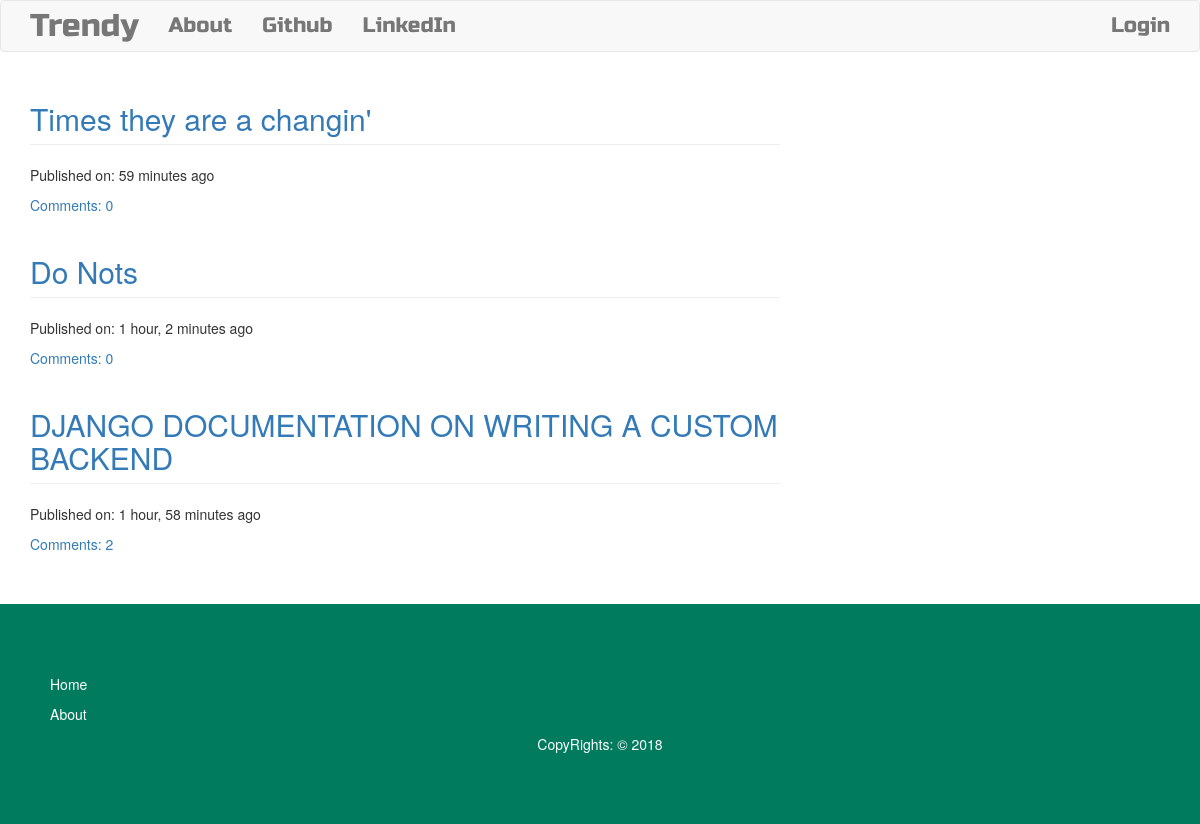
The page / on the database its author committed.
### blog/models.py (models this page shows, shortened)
class Post(models.Model):
	author = models.ForeignKey('auth.User')
	title = models.CharField(max_length=200)
	text = models.TextField()
	created_date = models.DateTimeField(auto_now_add=True)
	published_date = models.DateTimeField(blank=True, null=True)
	def approve_comment(self):
		return self.comments.filter(approved_comment=True)

### blog/views.py (the view)
# urls.py: url(r'^$', views.PostListView.as_view(), name='post_list'),
class PostListView(ListView):
	model = Post
	def get_queryset(slef):
		return Post.objects.filter(published_date__lte=timezone.now()).order_by('-published_date')

### blog/templates/blog/post_list.html
{% extends "base.html" %}
{% block content %}
<div class="centerstage">
	{% for post in post_list %}
		<div class="post">
			<h2 class="page-header"><a href="{% url 'blog:post_detail' pk=post.pk %}"> {{ post.title }} </a></h2>
			<div class="date">
				<p> Published on: {{post.published_date|timesince }} ago</p>
			</div>
			<a href="{% url 'blog:post_detail' pk=post.pk %}">Comments: {{ post.approve_comment.count }} </a>
		</div>
	{% endfor %}
</div>
{% endblock %}

### blog/templates/base.html (shortened to what this page needs)
<!DOCTYPE html>
{% load static %}
<html lang="en">
<head>
	<link rel="stylesheet" href="{% static 'css/bootstrap.css' %}">
	<link rel="stylesheet" href="{% static 'css/medium-editor.css' %}">
	<link rel="stylesheet" href="{% static 'css/blog.css' %}">
</head>
<body>
	<nav class="navbar navbar-default techfont custom-navbar">
		<div class="container">
			<ul class="nav navbar-nav">
				<li><a href="{% url 'blog:post_list' %}" class="navbar-brand bigbrand">Trendy</a></li>
				<li><a href="{% url 'blog:about' %}">About</a></li>
				<li><a href="https://www.github.com">Github</a></li>
				<li><a href="https://www.linkedin.com">LinkedIn</a></li>
			</ul>
			<ul class="nav navbar-nav navbar-right">
				{% if user.is_authenticated %}
					<li><a href="{% url 'blog:new_post' %}">New Post</a></li>
					<li><a href="{% url 'blog:post_draft_list' %}">Draft Post</a></li>
					<li><a href="{% url 'logout' %}">Logout</a></li>
					<li style="padding-top: 10px;">Welcome: {{ user.username }}</li>
				{% else %}
					<li><a href="{% url 'login' %}">  Login</a></li>
				{% endif %}
			</ul>
		</div>
	</nav>
	<div class="content container loader">
		<div class="row">
			<div class="col-md-8">
				<div class="blog_posts">
					{% block content %}
					{% endblock %}
				</div>
			</div>
			<div class="col-md-4">
			</div>
		</div>
	</div>
	<section id="footer">
		<div class="container">
			<div class="row ">
				<div class="col-md-12">
					<ul class="list-unstyled quick-links">
						<li><a href="javascript:void();">Home</a></li>
						<li><a href="javascript:void();">About</a></li>
						<li class="text-center">CopyRights: &copy; 2018</li>
					</ul>
				</div>
			</div>
		</div>
	</section>
</body>
</html>

### blog/static/css/blog.css (style rules this page uses)
.techfont { font-family: 'Russo One', sans-serif; font-size: 1.5em; margin-bottom: 10px; }
.centerstage { margin-left: auto; margin-right: auto; }
.bigbrand { font-size: 1.5em; }
.loader { filter:hue-rotate(0deg); color: linear-gradient(45deg,#0f8,#08f); animation:hue 5000ms infinite linear; }
section { margin-top: 50px; padding: 60px 0; }
#footer { background: #007b5e !important; }
#footer li { margin: 10px; color:#ffffff; }
#footer a { margin: 10px; color: #ffffff; text-decoration: none !important; background-color: transparent; -webkit-text-decoration-skip: objects; }

### rows shown on the page
Post: title "Times they are a changin'", published_date "59 minutes", approve_comment.count "0"
Post: title "Do Nots", published_date "1 hour, 2 minutes", approve_comment.count "0"
Post: title "DJANGO DOCUMENTATION ON WRITING A CUSTOM BACKEND", published_date "1 hour, 58 minutes", approve_comment.count "2"
